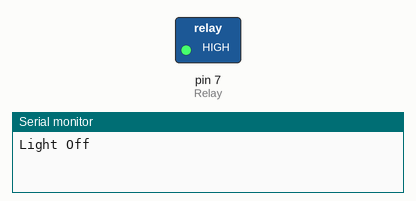
The sketch below on a simulated Arduino Uno, built with avr-gcc and run on an emulated ATmega328P. On the bench: switched loads named in the sketch (green lamp = pin HIGH), the last lines printed to the serial monitor.

Above: at 1.0 s.
At 3.0 s:
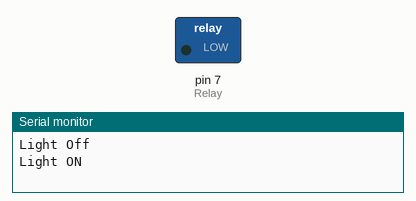
Timing chart, 0 to 5.2 s (numbered marks = the images above):
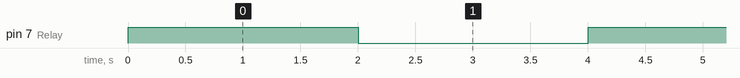

The sketch:

krelay.ino
```cpp
int Relay =7;
void setup()

{


Serial.begin(9600);
  pinMode(Relay, OUTPUT);  //Set Pin Output

}

  void loop()

{

   digitalWrite(Relay,HIGH);           // Turns OFF Relays 1
   Serial.println("Light Off");
   delay(2000);                                      // Wait 2 seconds

   digitalWrite(Relay,LOW);          // Turns Relay ON
   Serial.println("Light ON");
   delay(2000);

}
```

Measured:
- by itself, pin 7 (Relay): alternates HIGH for 2.0 s and LOW for 2.0 s
